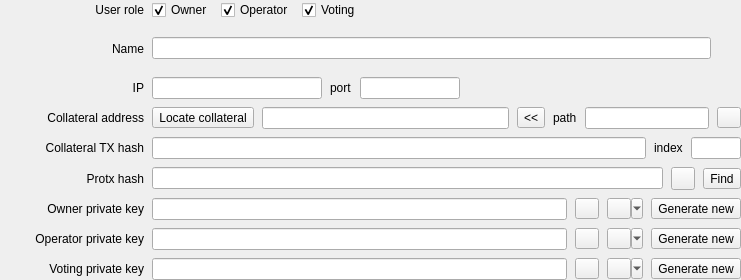
<?xml version="1.0" encoding="UTF-8"?>
<ui version="4.0">
 <class>WdgMasternodeDetails</class>
 <widget class="QWidget" name="WdgMasternodeDetails">
  <property name="geometry">
   <rect>
    <x>0</x>
    <y>0</y>
    <width>741</width>
    <height>280</height>
   </rect>
  </property>
  <property name="sizePolicy">
   <sizepolicy hsizetype="Preferred" vsizetype="Preferred">
    <horstretch>0</horstretch>
    <verstretch>0</verstretch>
   </sizepolicy>
  </property>
  <property name="minimumSize">
   <size>
    <width>700</width>
    <height>0</height>
   </size>
  </property>
  <property name="windowTitle">
   <string>Form</string>
  </property>
  <property name="styleSheet">
   <string notr="true"/>
  </property>
  <layout class="QVBoxLayout" name="verticalLayout_2">
   <property name="spacing">
    <number>0</number>
   </property>
   <property name="leftMargin">
    <number>0</number>
   </property>
   <property name="topMargin">
    <number>0</number>
   </property>
   <property name="rightMargin">
    <number>0</number>
   </property>
   <property name="bottomMargin">
    <number>0</number>
   </property>
   <item>
    <widget class="QWidget" name="widget_2" native="true">
     <property name="sizePolicy">
      <sizepolicy hsizetype="Preferred" vsizetype="Preferred">
       <horstretch>0</horstretch>
       <verstretch>0</verstretch>
      </sizepolicy>
     </property>
     <layout class="QVBoxLayout" name="verticalLayout">
      <property name="spacing">
       <number>8</number>
      </property>
      <property name="leftMargin">
       <number>0</number>
      </property>
      <property name="topMargin">
       <number>0</number>
      </property>
      <property name="rightMargin">
       <number>0</number>
      </property>
      <property name="bottomMargin">
       <number>0</number>
      </property>
      <item>
       <layout class="QHBoxLayout" name="horizontalLayout_12">
        <item>
         <widget class="QLabel" name="lblUserRole">
          <property name="minimumSize">
           <size>
            <width>144</width>
            <height>0</height>
           </size>
          </property>
          <property name="text">
           <string>User role</string>
          </property>
          <property name="alignment">
           <set>Qt::AlignRight|Qt::AlignTrailing|Qt::AlignVCenter</set>
          </property>
         </widget>
        </item>
        <item>
         <widget class="QCheckBox" name="chbRoleOwner">
          <property name="text">
           <string>Owner</string>
          </property>
          <property name="checked">
           <bool>true</bool>
          </property>
         </widget>
        </item>
        <item>
         <widget class="QCheckBox" name="chbRoleOperator">
          <property name="text">
           <string>Operator</string>
          </property>
          <property name="checked">
           <bool>true</bool>
          </property>
         </widget>
        </item>
        <item>
         <widget class="QCheckBox" name="chbRoleVoting">
          <property name="text">
           <string>Voting</string>
          </property>
          <property name="checked">
           <bool>true</bool>
          </property>
         </widget>
        </item>
        <item>
         <spacer name="horizontalSpacer_3">
          <property name="orientation">
           <enum>Qt::Horizontal</enum>
          </property>
          <property name="sizeHint" stdset="0">
           <size>
            <width>40</width>
            <height>0</height>
           </size>
          </property>
         </spacer>
        </item>
       </layout>
      </item>
      <item>
       <layout class="QHBoxLayout" name="horizontalLayout_2">
        <item>
         <widget class="QLabel" name="lblName">
          <property name="minimumSize">
           <size>
            <width>144</width>
            <height>0</height>
           </size>
          </property>
          <property name="layoutDirection">
           <enum>Qt::LeftToRight</enum>
          </property>
          <property name="text">
           <string>Name</string>
          </property>
          <property name="alignment">
           <set>Qt::AlignRight|Qt::AlignTrailing|Qt::AlignVCenter</set>
          </property>
         </widget>
        </item>
        <item>
         <widget class="QLineEdit" name="edtName"/>
        </item>
        <item>
         <widget class="QLabel" name="lblTitle">
          <property name="sizePolicy">
           <sizepolicy hsizetype="Minimum" vsizetype="Preferred">
            <horstretch>0</horstretch>
            <verstretch>0</verstretch>
           </sizepolicy>
          </property>
          <property name="styleSheet">
           <string notr="true"/>
          </property>
          <property name="text">
           <string/>
          </property>
          <property name="wordWrap">
           <bool>false</bool>
          </property>
         </widget>
        </item>
        <item>
         <widget class="QLabel" name="lblAction">
          <property name="text">
           <string/>
          </property>
         </widget>
        </item>
       </layout>
      </item>
      <item>
       <layout class="QHBoxLayout" name="horizontalLayout_3" stretch="0,1,0,0,0">
        <item>
         <widget class="QLabel" name="lblIP">
          <property name="minimumSize">
           <size>
            <width>144</width>
            <height>0</height>
           </size>
          </property>
          <property name="layoutDirection">
           <enum>Qt::LeftToRight</enum>
          </property>
          <property name="text">
           <string>IP</string>
          </property>
          <property name="alignment">
           <set>Qt::AlignRight|Qt::AlignTrailing|Qt::AlignVCenter</set>
          </property>
         </widget>
        </item>
        <item>
         <widget class="QLineEdit" name="edtIP">
          <property name="sizePolicy">
           <sizepolicy hsizetype="Fixed" vsizetype="Fixed">
            <horstretch>0</horstretch>
            <verstretch>0</verstretch>
           </sizepolicy>
          </property>
          <property name="minimumSize">
           <size>
            <width>170</width>
            <height>0</height>
           </size>
          </property>
          <property name="clearButtonEnabled">
           <bool>true</bool>
          </property>
         </widget>
        </item>
        <item>
         <widget class="QLabel" name="lblPort">
          <property name="text">
           <string>port</string>
          </property>
         </widget>
        </item>
        <item>
         <widget class="QLineEdit" name="edtPort">
          <property name="sizePolicy">
           <sizepolicy hsizetype="Fixed" vsizetype="Fixed">
            <horstretch>0</horstretch>
            <verstretch>0</verstretch>
           </sizepolicy>
          </property>
          <property name="maximumSize">
           <size>
            <width>100</width>
            <height>16777215</height>
           </size>
          </property>
          <property name="clearButtonEnabled">
           <bool>true</bool>
          </property>
         </widget>
        </item>
        <item>
         <spacer name="horizontalSpacer_2">
          <property name="orientation">
           <enum>Qt::Horizontal</enum>
          </property>
          <property name="sizeHint" stdset="0">
           <size>
            <width>0</width>
            <height>0</height>
           </size>
          </property>
         </spacer>
        </item>
       </layout>
      </item>
      <item>
       <layout class="QHBoxLayout" name="horizontalLayout_5" stretch="0,0,2,0,0,1,0">
        <item>
         <widget class="QLabel" name="lblCollateral">
          <property name="minimumSize">
           <size>
            <width>144</width>
            <height>0</height>
           </size>
          </property>
          <property name="text">
           <string>Collateral address</string>
          </property>
          <property name="alignment">
           <set>Qt::AlignRight|Qt::AlignTrailing|Qt::AlignVCenter</set>
          </property>
         </widget>
        </item>
        <item>
         <widget class="QToolButton" name="btnLocateCollateral">
          <property name="text">
           <string>Locate collateral</string>
          </property>
         </widget>
        </item>
        <item>
         <widget class="QLineEdit" name="edtCollateralAddress">
          <property name="clearButtonEnabled">
           <bool>true</bool>
          </property>
         </widget>
        </item>
        <item>
         <widget class="QToolButton" name="btnBip32PathToAddress">
          <property name="toolTip">
           <string>Convert BIP32 path to address</string>
          </property>
          <property name="text">
           <string>&lt;&lt;</string>
          </property>
         </widget>
        </item>
        <item>
         <widget class="QLabel" name="lblCollateralPath">
          <property name="text">
           <string>path</string>
          </property>
         </widget>
        </item>
        <item>
         <widget class="QLineEdit" name="edtCollateralPath">
          <property name="maximumSize">
           <size>
            <width>16777215</width>
            <height>16777215</height>
           </size>
          </property>
          <property name="clearButtonEnabled">
           <bool>true</bool>
          </property>
         </widget>
        </item>
        <item>
         <widget class="QToolButton" name="btnShowCollateralPathAddress">
          <property name="maximumSize">
           <size>
            <width>16777215</width>
            <height>21</height>
           </size>
          </property>
          <property name="toolTip">
           <string>Show Stash address for the entered BIP32 path</string>
          </property>
          <property name="text">
           <string/>
          </property>
         </widget>
        </item>
       </layout>
      </item>
      <item>
       <layout class="QHBoxLayout" name="horizontalLayout_6">
        <item>
         <widget class="QLabel" name="lblCollateralTxHash">
          <property name="minimumSize">
           <size>
            <width>144</width>
            <height>0</height>
           </size>
          </property>
          <property name="text">
           <string>Collateral TX hash</string>
          </property>
          <property name="alignment">
           <set>Qt::AlignRight|Qt::AlignTrailing|Qt::AlignVCenter</set>
          </property>
         </widget>
        </item>
        <item>
         <widget class="QLineEdit" name="edtCollateralTxHash">
          <property name="clearButtonEnabled">
           <bool>true</bool>
          </property>
         </widget>
        </item>
        <item>
         <widget class="QLabel" name="lblCollateralTxIndex">
          <property name="text">
           <string>index</string>
          </property>
         </widget>
        </item>
        <item>
         <widget class="QLineEdit" name="edtCollateralTxIndex">
          <property name="maximumSize">
           <size>
            <width>50</width>
            <height>16777215</height>
           </size>
          </property>
         </widget>
        </item>
       </layout>
      </item>
      <item>
       <layout class="QHBoxLayout" name="horizontalLayout_10">
        <item>
         <widget class="QLabel" name="lblDMNTxHash">
          <property name="minimumSize">
           <size>
            <width>144</width>
            <height>0</height>
           </size>
          </property>
          <property name="text">
           <string>Protx hash</string>
          </property>
          <property name="alignment">
           <set>Qt::AlignRight|Qt::AlignTrailing|Qt::AlignVCenter</set>
          </property>
         </widget>
        </item>
        <item>
         <widget class="QLineEdit" name="edtDMNTxHash">
          <property name="clearButtonEnabled">
           <bool>true</bool>
          </property>
         </widget>
        </item>
        <item>
         <widget class="QToolButton" name="btnCopyProtxHash">
          <property name="toolTip">
           <string>Copy protx hash to clipboard</string>
          </property>
          <property name="text">
           <string/>
          </property>
         </widget>
        </item>
        <item>
         <widget class="QToolButton" name="btnFindDMNTxHash">
          <property name="toolTip">
           <string>Find DMN TX hash based on the ip/port or collateral tx</string>
          </property>
          <property name="text">
           <string>Find</string>
          </property>
         </widget>
        </item>
       </layout>
      </item>
      <item>
       <layout class="QHBoxLayout" name="horizontalLayout_7">
        <item>
         <widget class="QLabel" name="lblOwnerKey">
          <property name="minimumSize">
           <size>
            <width>144</width>
            <height>0</height>
           </size>
          </property>
          <property name="text">
           <string>Owner private key</string>
          </property>
          <property name="alignment">
           <set>Qt::AlignRight|Qt::AlignTrailing|Qt::AlignVCenter</set>
          </property>
         </widget>
        </item>
        <item>
         <widget class="QLineEdit" name="edtOwnerKey">
          <property name="echoMode">
           <enum>QLineEdit::Password</enum>
          </property>
          <property name="clearButtonEnabled">
           <bool>true</bool>
          </property>
         </widget>
        </item>
        <item>
         <widget class="QToolButton" name="btnCopyOwnerKey">
          <property name="maximumSize">
           <size>
            <width>16777215</width>
            <height>21</height>
           </size>
          </property>
          <property name="toolTip">
           <string>Copy key to clipboard</string>
          </property>
          <property name="text">
           <string/>
          </property>
          <property name="popupMode">
           <enum>QToolButton::InstantPopup</enum>
          </property>
         </widget>
        </item>
        <item>
         <widget class="QToolButton" name="btnShowOwnerPrivateKey">
          <property name="maximumSize">
           <size>
            <width>16777215</width>
            <height>21</height>
           </size>
          </property>
          <property name="toolTip">
           <string>Show/hide private key</string>
          </property>
          <property name="text">
           <string/>
          </property>
          <property name="checkable">
           <bool>true</bool>
          </property>
          <property name="popupMode">
           <enum>QToolButton::MenuButtonPopup</enum>
          </property>
         </widget>
        </item>
        <item>
         <widget class="QToolButton" name="btnGenerateOwnerPrivateKey">
          <property name="text">
           <string>Generate new</string>
          </property>
         </widget>
        </item>
       </layout>
      </item>
      <item>
       <layout class="QHBoxLayout" name="horizontalLayout_8">
        <item>
         <widget class="QLabel" name="lblOperatorKey">
          <property name="minimumSize">
           <size>
            <width>144</width>
            <height>0</height>
           </size>
          </property>
          <property name="text">
           <string>Operator private key</string>
          </property>
          <property name="alignment">
           <set>Qt::AlignRight|Qt::AlignTrailing|Qt::AlignVCenter</set>
          </property>
         </widget>
        </item>
        <item>
         <widget class="QLineEdit" name="edtOperatorKey">
          <property name="echoMode">
           <enum>QLineEdit::Password</enum>
          </property>
          <property name="clearButtonEnabled">
           <bool>true</bool>
          </property>
         </widget>
        </item>
        <item>
         <widget class="QToolButton" name="btnCopyOperatorKey">
          <property name="maximumSize">
           <size>
            <width>16777215</width>
            <height>21</height>
           </size>
          </property>
          <property name="toolTip">
           <string>Copy key to clipboard</string>
          </property>
          <property name="text">
           <string/>
          </property>
          <property name="popupMode">
           <enum>QToolButton::InstantPopup</enum>
          </property>
         </widget>
        </item>
        <item>
         <widget class="QToolButton" name="btnShowOperatorPrivateKey">
          <property name="maximumSize">
           <size>
            <width>16777215</width>
            <height>21</height>
           </size>
          </property>
          <property name="toolTip">
           <string>Show/hide private key</string>
          </property>
          <property name="text">
           <string/>
          </property>
          <property name="checkable">
           <bool>true</bool>
          </property>
          <property name="popupMode">
           <enum>QToolButton::MenuButtonPopup</enum>
          </property>
         </widget>
        </item>
        <item>
         <widget class="QToolButton" name="btnGenerateOperatorPrivateKey">
          <property name="text">
           <string>Generate new</string>
          </property>
         </widget>
        </item>
       </layout>
      </item>
      <item>
       <layout class="QHBoxLayout" name="horizontalLayout_9">
        <item>
         <widget class="QLabel" name="lblVotingKey">
          <property name="minimumSize">
           <size>
            <width>144</width>
            <height>0</height>
           </size>
          </property>
          <property name="text">
           <string>Voting private key</string>
          </property>
          <property name="alignment">
           <set>Qt::AlignRight|Qt::AlignTrailing|Qt::AlignVCenter</set>
          </property>
         </widget>
        </item>
        <item>
         <widget class="QLineEdit" name="edtVotingKey">
          <property name="echoMode">
           <enum>QLineEdit::Password</enum>
          </property>
          <property name="clearButtonEnabled">
           <bool>true</bool>
          </property>
         </widget>
        </item>
        <item>
         <widget class="QToolButton" name="btnCopyVotingKey">
          <property name="maximumSize">
           <size>
            <width>16777215</width>
            <height>21</height>
           </size>
          </property>
          <property name="toolTip">
           <string>Copy key to clipboard</string>
          </property>
          <property name="text">
           <string/>
          </property>
          <property name="popupMode">
           <enum>QToolButton::InstantPopup</enum>
          </property>
         </widget>
        </item>
        <item>
         <widget class="QToolButton" name="btnShowVotingPrivateKey">
          <property name="maximumSize">
           <size>
            <width>16777215</width>
            <height>21</height>
           </size>
          </property>
          <property name="toolTip">
           <string>Show/hide private key</string>
          </property>
          <property name="text">
           <string/>
          </property>
          <property name="checkable">
           <bool>true</bool>
          </property>
          <property name="popupMode">
           <enum>QToolButton::MenuButtonPopup</enum>
          </property>
         </widget>
        </item>
        <item>
         <widget class="QToolButton" name="btnGenerateVotingPrivateKey">
          <property name="text">
           <string>Generate new</string>
          </property>
         </widget>
        </item>
       </layout>
      </item>
     </layout>
    </widget>
   </item>
  </layout>
 </widget>
 <tabstops>
  <tabstop>edtName</tabstop>
  <tabstop>edtIP</tabstop>
  <tabstop>edtPort</tabstop>
  <tabstop>edtCollateralAddress</tabstop>
  <tabstop>edtCollateralPath</tabstop>
  <tabstop>edtCollateralTxHash</tabstop>
  <tabstop>edtCollateralTxIndex</tabstop>
  <tabstop>edtDMNTxHash</tabstop>
  <tabstop>edtOwnerKey</tabstop>
  <tabstop>edtOperatorKey</tabstop>
  <tabstop>edtVotingKey</tabstop>
  <tabstop>chbRoleOwner</tabstop>
  <tabstop>chbRoleOperator</tabstop>
  <tabstop>chbRoleVoting</tabstop>
 </tabstops>
 <resources/>
 <connections/>
</ui>
